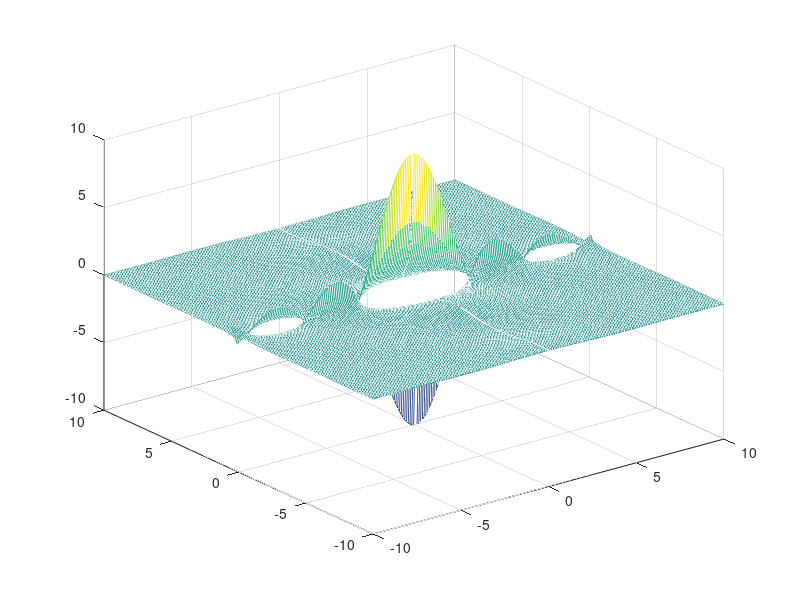

Write the MATLAB code that produced this figure. (Note: this script raises an error after producing the figure.)
[x,y]=meshgrid([-10:0.1:10]);
z=(sin(x).*cos(y))./(x.*y);

s=mesh(x,y,z); %графік
s.FaceColor="interp";
hold on

contour3(x,y,z); %лінії рівня
hold off